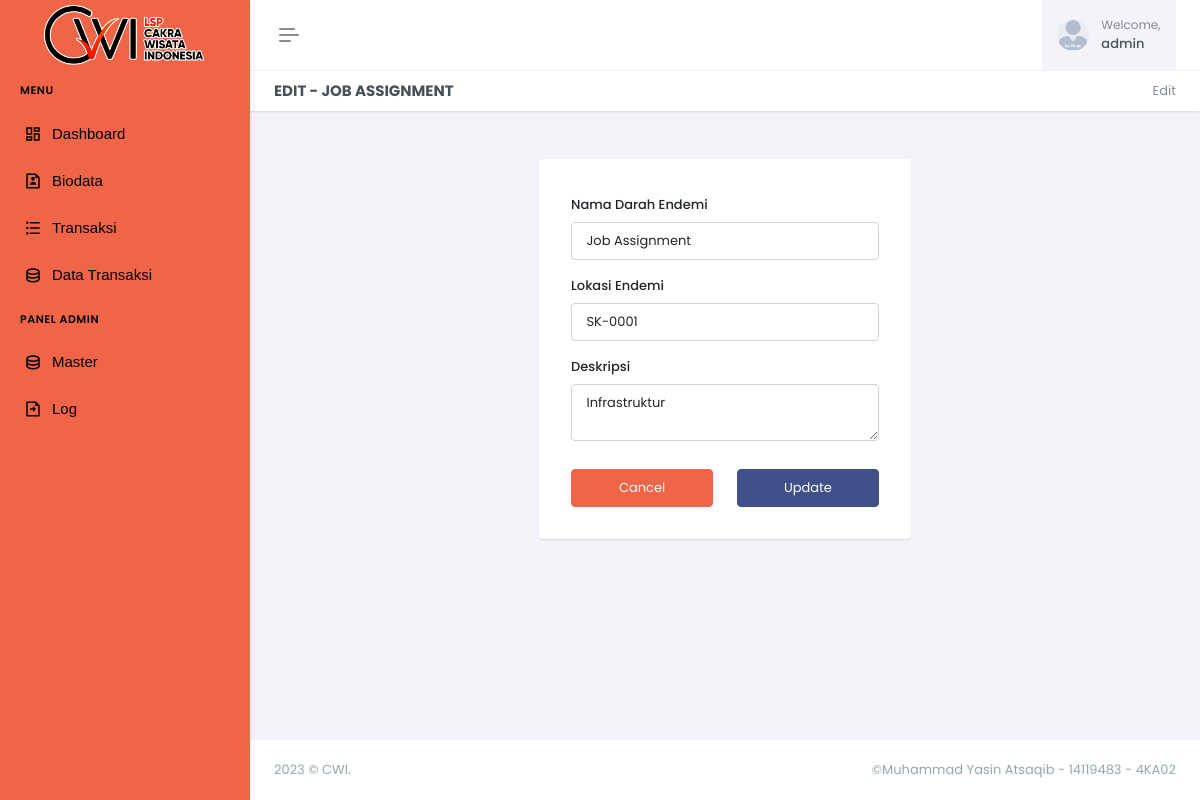
Page /edit-judul-skema.php?id=2 (signed in) on the committed database.
### tables this page shows
CREATE TABLE `tb_skema` (
  `id` int(3) NOT NULL,
  `id_persyaratan` int(2) DEFAULT NULL,
  `judul_skema` text NOT NULL,
  `no_skema` text NOT NULL,
  `sektor_skema` text NOT NULL,
  `persyaratan_skema` text NOT NULL,
  `sts_skema` varchar(1) NOT NULL
);

### edit-judul-skema.php (the view, shortened to what this page needs)
<!doctype html>
<html lang="en" data-layout="vertical" data-topbar="light" data-sidebar="dark" data-sidebar-size="lg"
    data-sidebar-image="none" data-preloader="disable">
<link rel="stylesheet" href="cdn.datatables.net/1.11.5/css/dataTables.bootstrap5.min.css" />
<link rel="stylesheet" href="cdn.datatables.net/responsive/2.2.9/css/responsive.bootstrap.min.css" />
<link rel="stylesheet" href="cdn.datatables.net/buttons/2.2.2/css/buttons.dataTables.min.css">
<body>
    <div id="layout-wrapper">
        <header id="page-topbar">
            <div class="layout-width">
                <div class="navbar-header">
                    <div class="d-flex">
                        <button type="button"
                            class="btn btn-sm px-3 fs-16 header-item vertical-menu-btn topnav-hamburger"
                            id="topnav-hamburger-icon">
                            <span class="hamburger-icon">
                                <span></span>
                                <span></span>
                                <span></span>
                            </span>
                        </button>
                    </div>
                    <?php include 'include/session.php'; ?>
                </div>
            </div>
        </header>
        <?php include 'include/sidebar.php' ?>
        <div class="main-content">
            <div class="page-content">
                <div class="container-fluid">
                    <?php
                    include 'include/header.php';
	                include 'exc/conn.php';
	                $id = $_GET['id'];
	                $result = mysqli_query($conn,"SELECT * FROM tb_skema WHERE id='$id'");
	                while($row = mysqli_fetch_array($result)){
                        $judul_skema = $row['judul_skema'];
                        $no_skema = $row['no_skema'];
                        $sektor_skema = $row['sektor_skema'];
                    ?>
                    <div class="row">
                        <div class="col-12">
                            <div class="page-title-box d-sm-flex align-items-center justify-content-between">
                                <h4 class="mb-sm-0">Edit - <?=$judul_skema;?></h4>
                                <div class="page-title-right">
                                    <ol class="breadcrumb m-0">
                                        <li class="breadcrumb-item active">Edit</li>
                                    </ol>
                                </div>
                            </div>
                        </div>
                    </div>
                </div>
                <div class="row justify-content-center">
                    <div class="col-md-8 col-lg-6 col-xl-5">
                        <div class="card mt-4">
                            <div class="card-body p-4">
                                <div class="p-2 mt-1">
                                    <form class="needs-validation" action="exc/exc-edit_darah.php" method="POST">
                                        <div class="mb-3">
                                            <label for="useremail" class="form-label">Nama Darah Endemi</label>
                                            <input type="text" name="nama_darah_endemi" value="<?=$judul_skema;?>" class="form-control">
                                        </div>
                                        <div class="mb-3">
                                            <label for="username" class="form-label">Lokasi Endemi</label>
                                            <input type="text" name="lokasi_endemi" value="<?=$no_skema;?>" class="form-control">
                                        </div>
                                        <div class="mb-1">
                                            <label class="form-label" for="password-input">Deskripsi</label>
                                            <div class="position-relative">
                                                <textarea class="form-control" name="description_darah"><?=$sektor_skema;?></textarea>
                                            </div>
                                        </div>
                                        <div class="row">
                                            <div class="col-md-6">
                                                <div class="mt-4">
                                                    <a href="master-skema.php" class="btn btn-danger w-100">Cancel</a>
                                                </div>
                                            </div>
                                            <div class="col-md-6">
                                                <div class="mt-4">
                                                    <button class="btn btn-primary w-100" type="submit">Update</button>
                                                </div>
                                            </div>
                                        </div>
                                    </form>
                            <?php } ?>
                                </div>
                            </div>
                        </div>
                    </div>
                </div>
            </div>
            <?php include 'include/footer.php'; ?>
        </div>
    </div>
</body>
</html>

### rows in the picture
tb_skema: judul_skema "JOB ASSIGNMENT", nama_darah_endemi "Job Assignment", lokasi_endemi "SK-0001", description_darah "Infrastruktur"

### other values in the picture
$_SESSION['fullname'] "admin"
